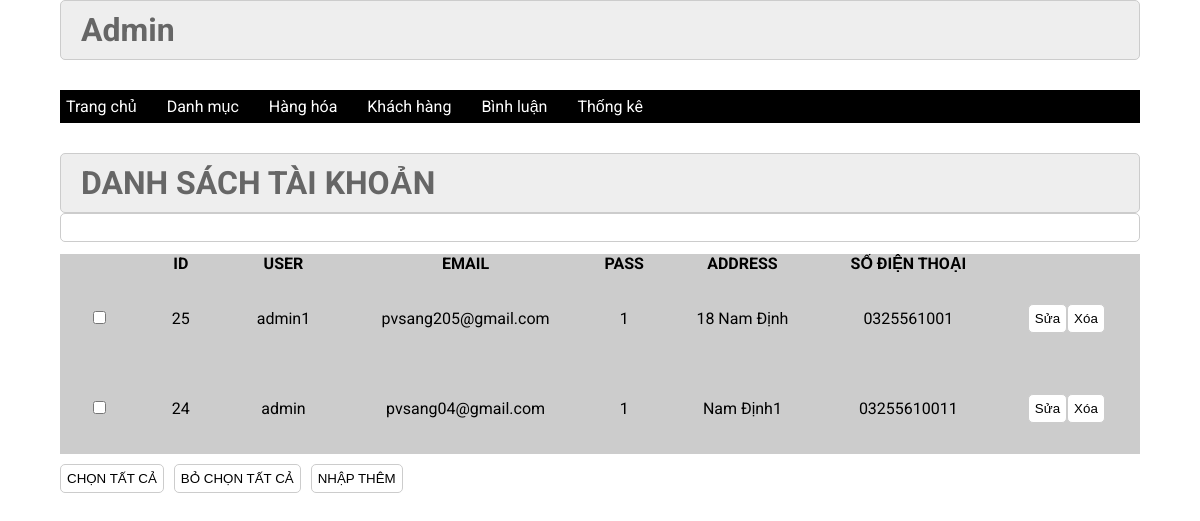
The page /admin/index.php?act=dstk on the database its author committed.
### tables this page shows
CREATE TABLE `taikhoan` (
  `id` int(11) NOT NULL,
  `user` varchar(50) NOT NULL,
  `pass` varchar(50) NOT NULL,
  `email` varchar(200) NOT NULL,
  `address` varchar(200) DEFAULT NULL,
  `tel` varchar(20) DEFAULT NULL,
  `role` tinyint(4) NOT NULL DEFAULT 0
);

### model/pdo.php (called while the page is built, shortened)
<?php
function pdo_get_connection(){
    $dburl = "mysql:host=localhost;dbname=duanmau2022;charset=utf8";
    $username = 'root';
    $password = '';
    $conn = new PDO($dburl, $username, $password);
    $conn->setAttribute(PDO::ATTR_ERRMODE, PDO::ERRMODE_EXCEPTION);
    return $conn;
}
function pdo_query($sql){
    $sql_args = array_slice(func_get_args(), 1);
    try{
        $conn = pdo_get_connection();
        $stmt = $conn->prepare($sql);
        $stmt->execute($sql_args);
        $rows = $stmt->fetchAll();
        return $rows;
    }
    catch(PDOException $e){
        throw $e;
    }
    finally{
        unset($conn);
    }
}

### model/taikhoan.php (called while the page is built, shortened)
<?php
function loadall_taikhoan(){
  $sql = "select * from taikhoan order by id desc";
  $listtaikhoan= pdo_query($sql);
  return $listtaikhoan;
}
?>

### admin/taikhoan/list.php (the view)
<div class="row2">
         <div class="row2 font_title">
          <h1>DANH SÁCH TÀI KHOẢN</h1>
         </div>
         <div class="row2 form_content ">
          <form action="index.php?act=dstk" method="POST">
            <input type="text" name="kyw">
           <div class="row2 mb10 formds_loai">
           <table>
            <tr>
                <th></th>
                <th>ID</th>
                <th>USER</th>
                <th>EMAIL</th>
                <th>PASS</th>
                <th>ADDRESS</th>
                <th>SỐ ĐIỆN THOẠI</th>
            </tr>
            <?php
             foreach ($listtaikhoan as $taikhoan) {
                extract($taikhoan);
                $suasp="index.php?act=suatk&id=".$id;
                $xoasp="index.php?act=xoatk&id=".$id;
                echo'
                <tr>
                <td><input type="checkbox" name="" id=""></td>
                <td>'.$id.'</td>
                <td>'.$user.'</td>
                <td>'.$email.'</td>
                <td>'.$pass.'</td>
                <td>'.$address.'</td>
                <td>'.$tel.'</td>
                <td><a href="'.$suasp.'"><input type="button" value="Sửa"><a href="'.$xoasp.'"><input type="button" value="Xóa"></td>
            </tr>';
             }
            ?>
           </table>
           </div>
         <div class="row mb10 ">
         <input class="mr20" type="button" value="CHỌN TẤT CẢ">
         <input  class="mr20" type="button" value="BỎ CHỌN TẤT CẢ">
<a href="#"> <input  class="mr20" type="button" value="NHẬP THÊM"></a>
           </div>
          </form>
         </div>
        </div>

### view/main.css (style rules this page uses)
:root { --white-color:#fff; --black-color:#000; --text-color:#333; }
* { margin:0; padding:0; box-sizing:border-box; }
body { font-family:'Roboto', sans-serif; }
.row { display:flex; width:100%; }
.row2 { float:left; width:100%; }
.mb10 { margin-bottom:10px; }
form { text-align:center; }
.form_account input[type="email"], .form_account input[type="text"], .form_account input[type="password"], .form_content input[type="text"] { width:100%; border:1px solid #ccc; border-radius:5px ; padding:6px 10px; margin-bottom:12px; }
.form_account input[type="reset"], .form_account input[type="submit"], .form_content input[type="submit"], .form_content input[type="reset"], .form_account input[type="reset"], .form_content input[type="button"] { padding:6px; background:white; border:1px solid #CCC; border-radius:5px; }
.font_title { background-color:#EEE; border:1px #CCC solid; color:#666; border-radius:5px; padding:10px 20px; }
.mr20 { margin-right:10px; }
.formds_loai table { width:100%; border-collapse:collapse; background-color:#ccc; padding:20px; }
.formds_loai table td { padding:10px 20px; border:1px #ccc solid; padding:30px; }

### rows shown on the page
taikhoan: id "25", user "admin1", email "pvsang205@gmail.com", pass "1", address "18 Nam Định", tel "0325561001"
taikhoan: id "24", user "admin", email "pvsang04@gmail.com", pass "1", address "Nam Định1", tel "03255610011"
